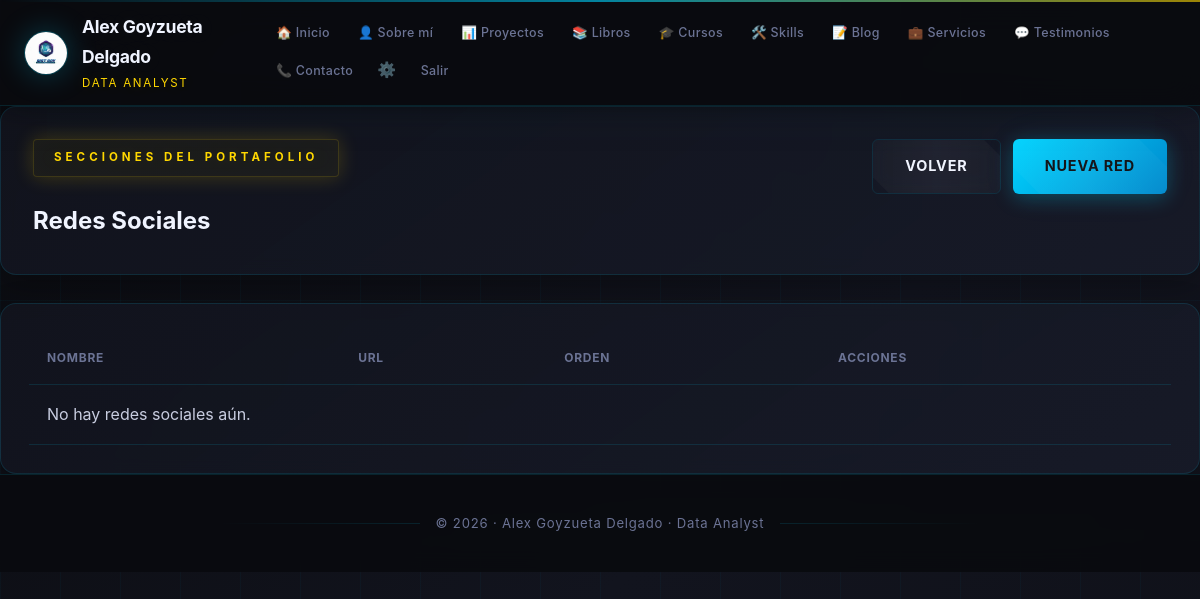
/dashboard/secciones/social/ (signed in), run on an earlier commit of the app's database.
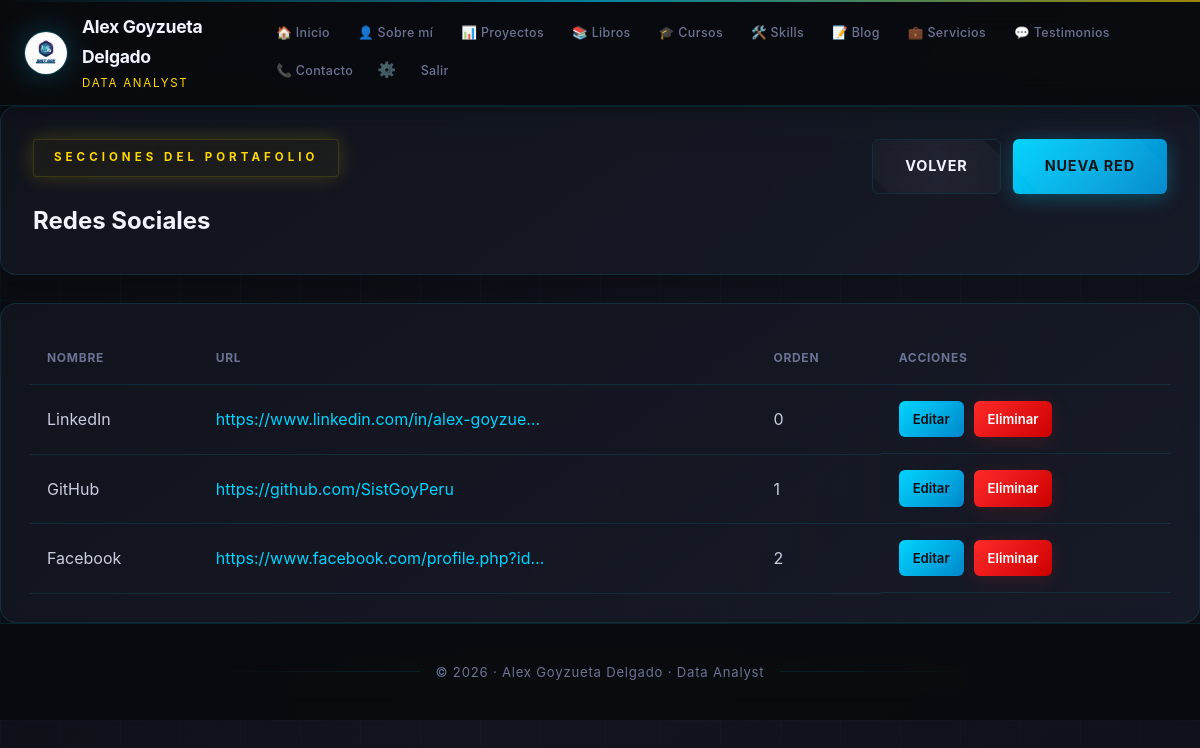
And on a later commit of the database.
### store/models.py (models this page shows, shortened)
class SocialLink(models.Model):
    nombre = models.CharField(max_length=100, help_text='Ej: LinkedIn, GitHub')
    url = models.URLField()
    icono = models.CharField(max_length=200, blank=True, help_text='URL del icono o clase CSS')
    orden = models.IntegerField(default=0)
    class Meta:
        verbose_name = 'Red social'
        verbose_name_plural = 'Redes sociales'
        ordering = ['orden']

### store/views.py (the view)
# urls.py: path('dashboard/secciones/social/', social_list, name='social_list'),
@login_required(login_url='admin_access')
def social_list(request):
    return _section_list(request, SocialLink, 'store/social_list.html', 'items')

### store/views.py (called while the page is built)
def _section_list(request, model, template, context_attr, form_class=None):
    items = model.objects.all()
    return render(request, template, {context_attr: items})

### templates/store/social_list.html (shortened to what this page needs)
{% extends 'store/base.html' %}
{% block content %}
<section class="dashboard-header panel-card">
    <div>
        <span class="eyebrow">Secciones del portafolio</span>
        <h1>Redes Sociales</h1>
    </div>
    <div class="header-actions">
        <a class="button button-secondary" href="{% url 'sections_dashboard' %}">Volver</a>
        <a class="button" href="{% url 'social_create' %}">Nueva red</a>
    </div>
</section>
<section class="table-card panel-card">
    <div class="table-section">
        <table>
            <thead>
                <tr>
                    <th>Nombre</th>
                    <th>URL</th>
                    <th>Orden</th>
                    <th>Acciones</th>
                </tr>
            </thead>
            <tbody>
                {% for item in items %}
                <tr>
                    <td>{{ item.nombre }}</td>
                    <td><a href="{{ item.url }}" target="_blank" rel="noopener">{{ item.url|truncatechars:40 }}</a></td>
                    <td>{{ item.orden }}</td>
                    <td class="actions-cell">
                        <a class="small-button" href="{% url 'social_update' item.pk %}">Editar</a>
                        <a class="small-button button-danger" href="{% url 'social_delete' item.pk %}">Eliminar</a>
                    </td>
                </tr>
                {% empty %}
                <tr><td colspan="4">No hay redes sociales aún.</td></tr>
                {% endfor %}
            </tbody>
        </table>
    </div>
</section>
{% endblock %}

What changed in the data, as far as the page shows it:
added SocialLink: nombre "LinkedIn", url "https://www.linkedin.com/in/alex-goyzue…", orden "0"
added SocialLink: nombre "GitHub", url "https://github.com/SistGoyPeru", orden "1"
added SocialLink: nombre "Facebook", url "https://www.facebook.com/profile.php?id…", orden "2"
Also different on the page:
text no longer shown: "No hay redes sociales aún."
